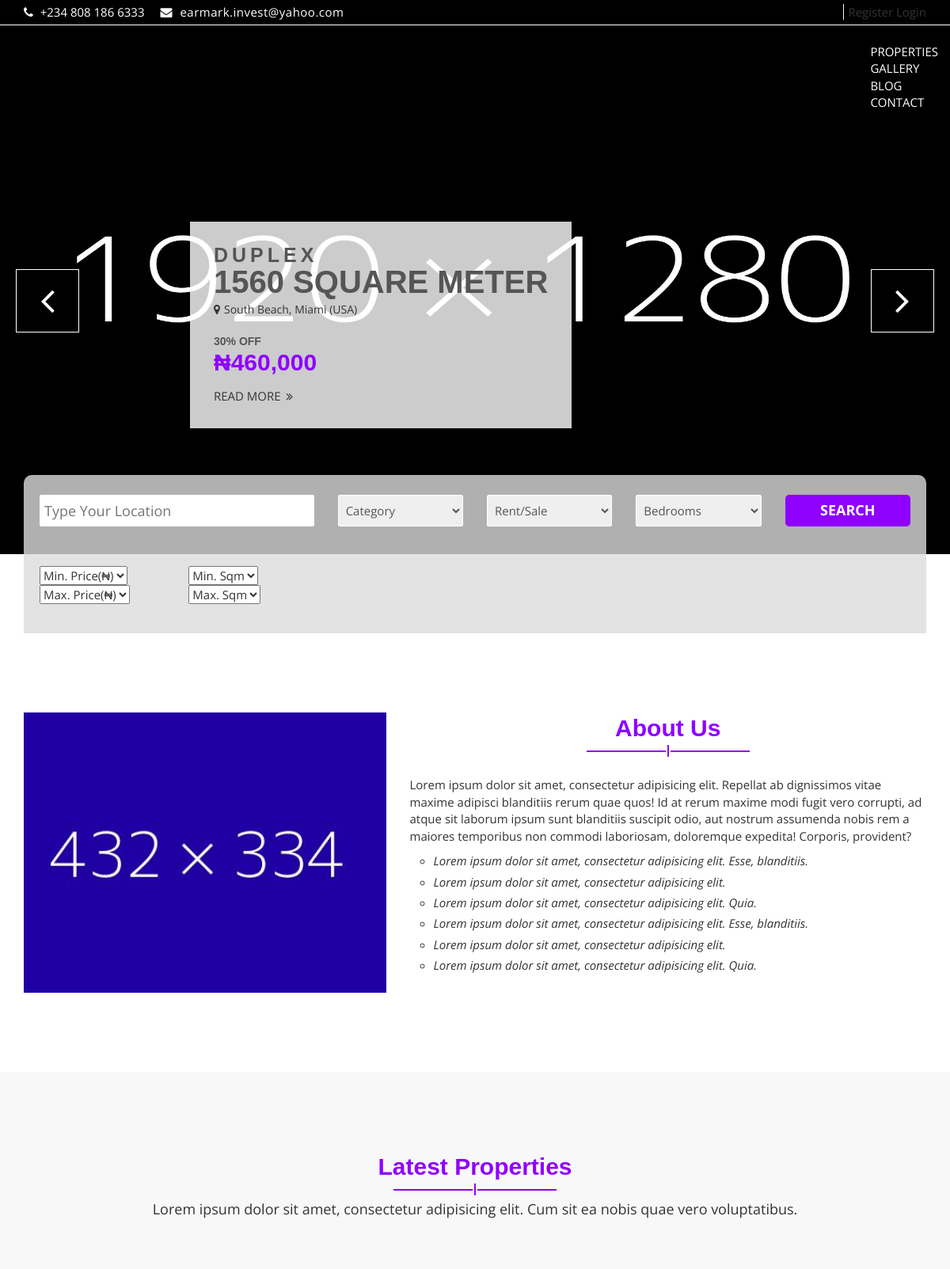
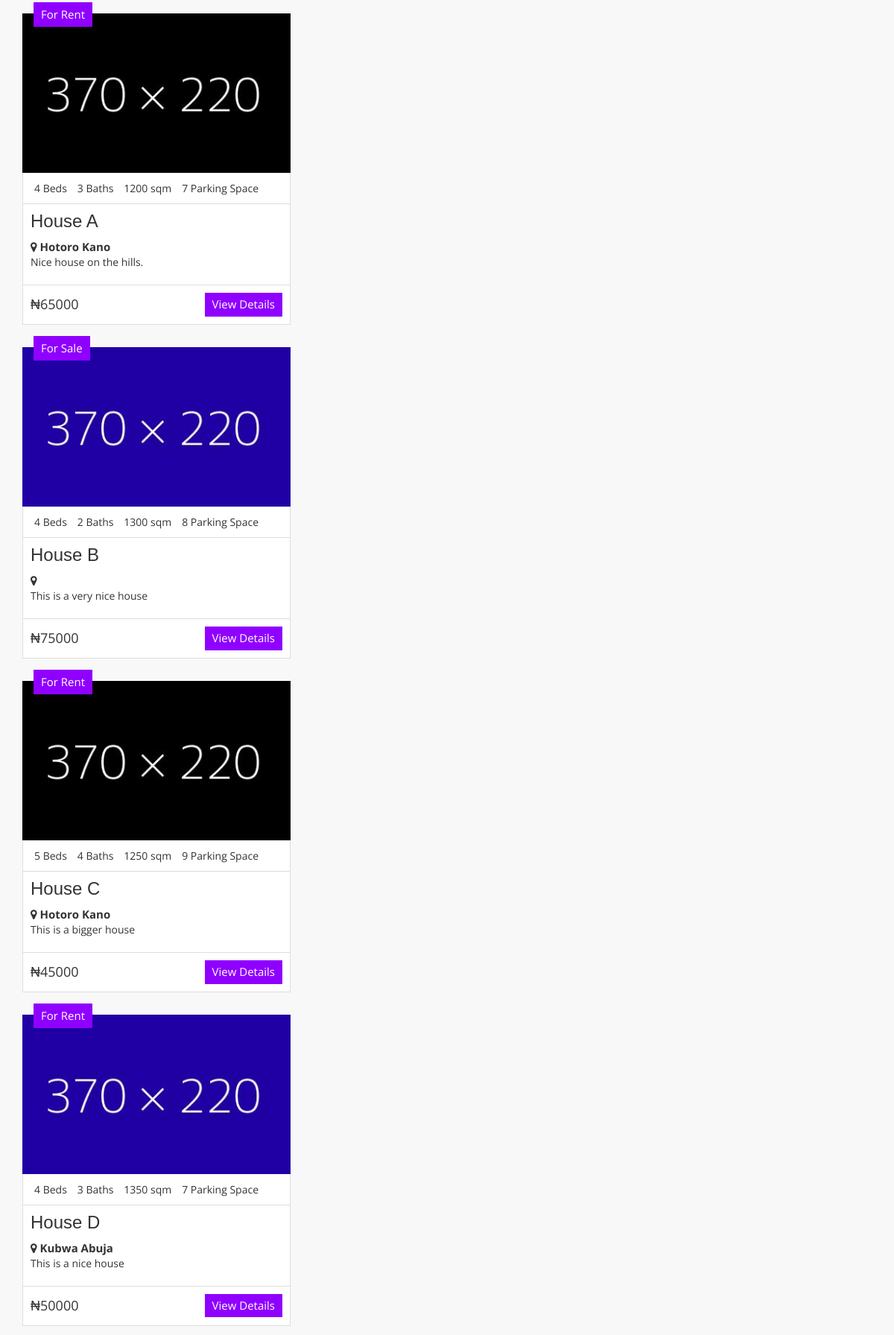
The page / (upper part) on the database its author committed (2 pictures, top to bottom).
### e_web/apps/public/models.py (models this page shows, shortened)
class Properties_Listing(models.Model):
    title = models.CharField(max_length=150)
    price = models.IntegerField()
    parking_space = models.IntegerField(null=True)
    bedrooms = models.IntegerField()
    bathrooms = models.IntegerField()
    sqm = models.IntegerField()
    address = models.CharField(max_length=200)
    image = models.ImageField()
    description = models.CharField(max_length=500)
    google_map = models.CharField(max_length=500)
    status = models.CharField(max_length=50)
    location = models.CharField(max_length=100)

### e_web/apps/public/views.py (the view)
# urls.py: path('', views.index, name="index"),
def index(request):
    listings = Properties_Listing.objects.order_by('id')
    context = {
        "listings": listings
    }
    return render(request, 'index.html', context)

### e_web/templates/index.html (shortened to what this page needs)
{% extends 'base.html' %}
{% load static %}
{% block content %}
<!DOCTYPE html>
<html lang="en">
  <head>
  </head>
  <body class="aa-price-range">
    <section id="aa-slider">
      <div class="aa-slider-area">
        <div class="aa-top-slider">
          <div class="aa-top-slider-single">
            <img src="{% static 'theme/img/slider/3.jpg' %}" alt="img">
            <div class="aa-top-slider-content">
              <span class="aa-top-slider-catg">Duplex</span>
              <h2 class="aa-top-slider-title">1560 Square Meter</h2>
              <p class="aa-top-slider-location"><i class="fa fa-map-marker"></i>South Beach, Miami (USA)</p>
              <span class="aa-top-slider-off">30% OFF</span>
              <p class="aa-top-slider-price">₦460,000</p>
              <a href="#" class="aa-top-slider-btn">Read More <span class="fa fa-angle-double-right"></span></a>
            </div>
          </div>
        </div>
      </div>
    </section>
    <section id="aa-advance-search">
      <div class="container">
        <div class="aa-advance-search-area">
          <div class="form">
            <div class="aa-advance-search-top">
              <div class="row">
                <div class="col-md-4">
                  <div class="aa-single-advance-search">
                    <input type="text" placeholder="Type Your Location">
                  </div>
                </div>
                <div class="col-md-2">
                  <div class="aa-single-advance-search">
                    <select>
                      <option value="0" selected>Category</option>
                    </select>
                  </div>
                </div>
                <div class="col-md-2">
                  <div class="aa-single-advance-search">
                    <select>
                      <option value="0" selected>Rent/Sale</option>
                    </select>
                  </div>
                </div>
                <div class="col-md-2">
                  <div class="aa-single-advance-search">
                    <select>
                      <option value="0" selected>Bedrooms</option>
                    </select>
                  </div>
                </div>
                <div class="col-md-2">
                  <div class="aa-single-advance-search">
                    <input class="aa-search-btn" type="submit" value="Search">
                  </div>
                </div>
              </div>
            </div>
            <div class="aa-advance-search-bottom">
              <div class="row">
                <div class="col-md-2">
                  <div class="aa-single-advance-search">
                    <select>
                      <option value="0" selected>Min. Price(₦)</option>
                    </select>
                    <select>
                      <option value="0" selected>Max. Price(₦)</option>
                    </select>
                  </div>
                </div>
                <div class="col-md-2">
                  <div class="aa-single-advance-search">
                    <select>
                      <option value="0" selected>Min. Sqm</option>
                    </select>
                    <select>
                      <option value="0" selected>Max. Sqm</option>
                    </select>
                  </div>
                </div>
              </div>
            </div>
          </div>
        </div>
      </div>
    </section>
    <section id="aa-about-us">
      <div class="container">
        <div class="row">
          <div class="col-md-12">
            <div class="aa-about-us-area">
              <div class="row">
                <div class="col-md-5">
                  <div class="aa-about-us-left">
                    <img src="{% static 'theme/img/about-us.png' %}" alt="image">
                  </div>
                </div>
                <div class="col-md-7">
                  <div class="aa-about-us-right">
                    <div class="aa-title">
                      <h2>About Us</h2>
                      <span></span>
                    </div>
                    <p>Lorem ipsum dolor sit amet, consectetur adipisicing elit. Repellat ab dignissimos vitae maxime
                      adipisci blanditiis rerum quae quos! Id at rerum maxime modi fugit vero corrupti, ad atque sit
                      laborum
                      ipsum sunt blanditiis suscipit odio, aut nostrum assumenda nobis rem a maiores temporibus non
                      commodi
                      laboriosam, doloremque expedita! Corporis, provident?</p>
                    <ul>
                      <li>Lorem ipsum dolor sit amet, consectetur adipisicing elit. Esse, blanditiis.</li>
                      <li>Lorem ipsum dolor sit amet, consectetur adipisicing elit.</li>
                      <li>Lorem ipsum dolor sit amet, consectetur adipisicing elit. Quia.</li>
                      <li>Lorem ipsum dolor sit amet, consectetur adipisicing elit. Esse, blanditiis.</li>
                      <li>Lorem ipsum dolor sit amet, consectetur adipisicing elit.</li>
                      <li>Lorem ipsum dolor sit amet, consectetur adipisicing elit. Quia.</li>
                    </ul>
                  </div>
                </div>
              </div>
            </div>
          </div>
        </div>
      </div>
    </section>
    <section id="aa-latest-property">
      <div class="container">
        <div class="aa-latest-property-area">
          <div class="aa-title">
            <h2>Latest Properties</h2>
            <span></span>
            <p>Lorem ipsum dolor sit amet, consectetur adipisicing elit. Cum sit ea nobis quae vero voluptatibus.</p>
          </div>
          <div class="aa-latest-properties-content">
            <div class="row">
              <div class="col-md-4">
                {% for listing in listings %}
                <article class="aa-properties-item">
                  <a href="#" class="aa-properties-item-img">
                    <img src="{{ listing.image.url }}" alt="img">
                  </a>
                  <div class="aa-tag for-sale">
                    {{ listing.status }}
                  </div>
                  <div class="aa-properties-item-content">
                    <div class="aa-properties-info">
                      <span>{{ listing.bedrooms }} Beds</span>
                      <span>{{ listing.bathrooms }} Baths</span>
                      <span>{{ listing.sqm }} sqm</span>
                      <span>{{ listing.parking_space }} Parking Space</span>
                    </div>
                    <div class="aa-properties-about">
                      <h3><a href="#">{{ listing.title }}</a></h3>
                      <strong>
                        <i class="fa fa-map-marker"></i>
                        {{ listing.location }}
                      </strong>
                      <p>{{ listing.description}}</p>
                    </div>
                    <div class="aa-properties-detial">
                      <span class="aa-price">
                        ₦{{ listing.price }}
                      </span>
                      <a href="/properties_list/{{ listing.id }}" class="aa-secondary-btn">View Details</a>
                    </div>
                  </div>
                  {% endfor %}
                </article>
              </div>
            </div>
          </div>
        </div>
      </div>
    </section>
  </body>
</html>
{% endblock %}

### static/theme/css/theme-color/violet-theme.css (style rules this page uses)
h2 { color: #8f00ff; }
.aa-secondary-btn { background-color: #8f00ff; }
#aa-slider .aa-slider-area .aa-top-slider .aa-top-slider-price { color: #8f00ff; }
#aa-advance-search .aa-advance-search-area .aa-advance-search-top .aa-single-advance-search .aa-search-btn { background-color: #8f00ff; }
.aa-title span { background-color: #8f00ff; }
.aa-title span:before { background-color: #8f00ff; }
.aa-title span:after { background-color: #8f00ff; }
.aa-properties-item .for-sale { background-color: #8f00ff; }

### rows shown on the page
Properties_Listing: image (picture), status "For Rent", bedrooms "4", bathrooms "3", sqm "1200", parking_space "7", title "House A", location "Hotoro Kano", description "Nice house on the hills.", price "65000"
Properties_Listing: image (picture), status "For Sale", bedrooms "4", bathrooms "2", sqm "1300", parking_space "8", title "House B", description "This is a very nice house", price "75000"
Properties_Listing: image (picture), status "For Rent", bedrooms "5", bathrooms "4", sqm "1250", parking_space "9", title "House C", location "Hotoro Kano", description "This is a bigger house", price "45000"
Properties_Listing: image (picture), status "For Rent", bedrooms "4", bathrooms "3", sqm "1350", parking_space "7", title "House D", location "Kubwa Abuja", description "This is a nice house", price "50000"
